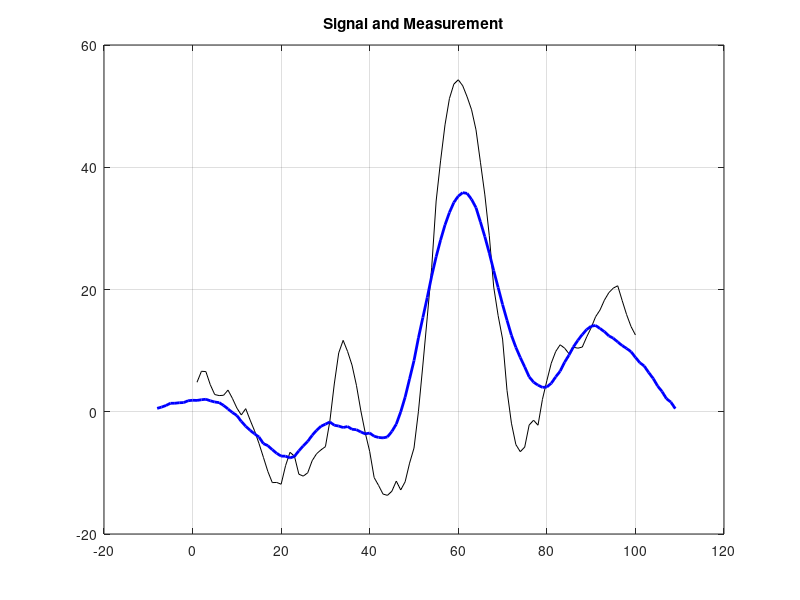

The MATLAB script that drew this image: (Note: this script raises an error after producing the figure.)
%%%%%%%%%%%%%%%%%%%%%%%%%%%%%%%%%%%%%%%%%%%%%%%%%%%%%%%%%%%%%%%%%%%%%%%%%%%%%%%%
%                                                                              %
% measurement_simulation.m                                                     %
%                                                                              %
% The following codes simulates signal estimation from various measurement     %
% models following the methods outlined in Lectures 08a-08c of Math 491 Spring %
% 2015.                                                                        %
%                                                                              %
%%%%%%%%%%%%%%%%%%%%%%%%%%%%%%%%%%%%%%%%%%%%%%%%%%%%%%%%%%%%%%%%%%%%%%%%%%%%%%%%

% Problem 1
clear all; %close all;
n = 100;	  % Number of sample points of x
n1 = 7;		  % Kernel radius of F^(1/2) 
n2 = 9;           % Kernel radius for Blurring operator A
s = .1;	          % Standard Deviation of measurment noise

% Definitions for various kernels
ker.rectangular = @(d)( ones(1,2*d+1) ); 
ker.triangular  = @(d)( [1:d+1 d:-1:1] );
ker.parabolic   = @(d)( (d+1)^2-(-d:d).^2 );
ker.gauss       = @(d)( exp(-(-d:d).^2/(2*(d/3)^2)) );

% Kernel for the prior F^(1/2)
b0 = ker.triangular(n1); b0 = b0(((size(b0,2)+1)/2):end); b = [b0 zeros(1,n-size(b0,2))];
B = toeplitz(b); % prior F^(1/2)
F = B'*B;        % prior variance

x = B*randn(size(F,1),1);  % Generate x 

a = ker.rectangular(n2)/sum(ker.rectangular(n2)); % Kernel for Blurring operator A
A = convmtx(a',n);  % Create convolution matrix

y = A*x + s*randn(size(A,1),1); % Generate noisey data
figure(1), plot(1:n,x,'k-', (1-n2):(n+n2),y,'b-', 'linewidth',2); % plot signal and measurement
title('Signal and Measurement');
grid on;

% Problem 2
Q = inv(1/s*A'*A + inv(F)); % Estimator variance
xhat = Q*(1/s*A'*y); % Estimator
figure(2), plot_estimates(x,n,n2,xhat,Q,y); grid on;
title('Signal, Measurement, and Reconstruction with Prior Information');

% Problem 3 (a)
get_canonical_data = @(y,A,S)( struct('T',A'*inv(S)*A, ... % Form T matrix
				      'b',A'*inv(S)*y  ... % Form B'y
				    )); 
info1 = get_canonical_data(y,A,s*eye(n+2*n2));
get_estimates = @(info)( struct('Q',inv(info.T), ...
                                'xhat',(info.T)\info.b ...
				 ));
estimates1 = get_estimates(info1);
figure(3), plot_estimates(x,n,n2,estimates1.xhat,estimates1.Q,y); grid on;
title('Signal, Measurement, and Reconstruction with No Prior Information');

% Problem 3 (b)
combine_information = @(info1,info2)(struct('T',info1.T+info2.T,...
					    'b',info1.b+info2.b));

prior_to_canonical = @(mu,F)( get_canonical_data(mu,eye(n),F) );
prior_info = prior_to_canonical(zeros(n,1),F);
info2 = combine_information(info1,prior_info);
estimates2 = get_estimates(info2);
figure(4), plot_estimates(x,n,n2,estimates2.xhat,estimates2.Q,y); grid on;
title('Signal, Measurement, and Reconstruction with Prior Information');

% Problem 3 (c)
figure(5);
plot(1:n,x,'k-', 'linewidth',2); % plot signal 
hold all;
names = fieldnames(ker);
info = get_canonical_data(zeros(n,1),zeros(n),eye(n)); % No information
for j = 1:length(names);
  a = ker.(names{j})(n2)/sum(ker.(names{j})(n2));
  a = a/sum(a);
  A = convmtx(a',n);  % Create convolution matrix 
  y = A*x + s*randn(size(A,1),1); % Generate noisey data
  new_info = get_canonical_data(y,A,s*eye(n+2*n2));
  info = combine_information(info,new_info);
  plot((1-n2):(n+n2),y);
end 
hold off;
grid on;
legend(['true signal x';fieldnames(ker)]);
title('Measurements from 4 different blurring kernels');

estimates = get_estimates(info);
figure(6), plot_estimates(x,n,n2,estimates.xhat,estimates.Q);
title('Reconstruction from 4 different blurring kernels');

% Multiple measurements
figure(7);
plot(1:n,x,'k-', 'linewidth',2); % plot signal 
hold all;
names = fieldnames(ker);
info = get_canonical_data(zeros(n,1),zeros(n),eye(n)); % No information
nmeas = 10;
for jj = 1:(nmeas*length(names));
  j = mod(jj,length(names)) + 1;
  a = ker.(names{j})(n2)/sum(ker.(names{j})(n2));
  a = a/sum(a);
  A = convmtx(a',n);  % Create convolution matrix 
  y = A*x + s*randn(size(A,1),1); % Generate noisey data
  new_info = get_canonical_data(y,A,s*eye(n+2*n2));
  info = combine_information(info,new_info);
  h = plot((1-n2):(n+n2),y);
end 
hold off;
grid on;
legend(['true signal x';fieldnames(ker)]);
title('10 measurements each from 4 blurring kernels $(n=40)$','Interpreter','Latex');

estimates = get_estimates(info);
figure(8), plot_estimates(x,n,n2,estimates.xhat,estimates.Q);
title('Reconstruction from 10 measurements each from 4 blurring kernels $(n=40)$','Interpreter','Latex')

% Problem 3 (d)
names = fieldnames(ker);
info = prior_to_canonical(zeros(n,1),F);
for j = 1:length(names);
  a = ker.(names{j})(n2)/sum(ker.(names{j})(n2));
  a = a/sum(a);
  A = convmtx(a',n);  % Create convolution matrix 
  y = A*x + s*randn(size(A,1),1); % Generate noisey data
  new_info = get_canonical_data(y,A,s*eye(n+2*n2));
  info = combine_information(info,new_info);
end 
estimates = get_estimates(info);
figure(9), plot_estimates(x,n,n2,estimates.xhat,estimates.Q);
title('Reconstruction from 4 different blurring kernels with Prior Information');
